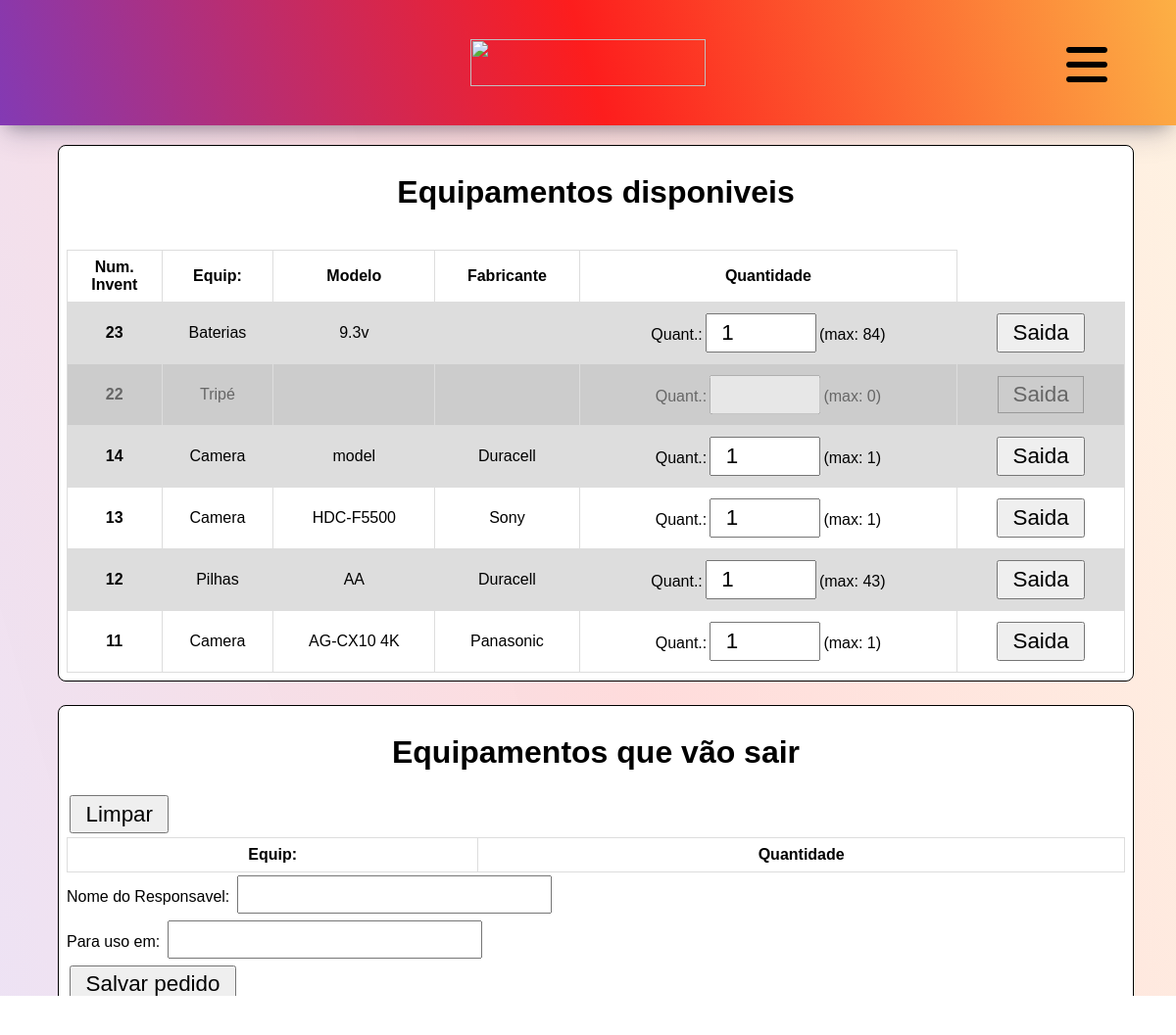
The page /out-obj/ (signed in) on the database its author committed.
### dataObjects/models.py (models this page shows, shortened)
class Data_Objects(models.Model):
    objects = Manager()
    name = models.CharField(max_length=100, verbose_name="Nome", null=False)
    brand = models.CharField(max_length=255, verbose_name="Marca")
    manufacturer = models.CharField(max_length=255, verbose_name="Fabricante")
    status = models.CharField(max_length=20, verbose_name="Situação", null=True)
    quantity = models.IntegerField(verbose_name="Quantidade", default=1, null=True)
    serial_num = models.SlugField(verbose_name="Numero de Série", null=True)
    type_obj = models.CharField(max_length=255, verbose_name="Tipo")
    description = models.TextField(verbose_name="Descrição")
    class Meta:
        verbose_name = "Objeto"
        verbose_name_plural = "Objetos"

### dataObjects/views.py (the view, shortened to what this page needs)
# urls.py: path("out-obj/", Out_Obj.as_view(), name="out-obj"),
@method_decorator(login_required(login_url="employees:login", redirect_field_name='next'), name='dispatch')
class Out_Obj(ListView):
    template_name = "pages/out-obj.html"
    model = Data_Objects
    context_object_name = "object_list"
    ordering = ['-id']  # ORDERBY
    extra_context = {'request_users': Requests_To_Out.objects.all().values_list('title', flat=True).distinct(),
                     'where_to_use': Requests_To_Out.objects.all().values_list('local', flat=True).distinct(),
                     }
    def get_queryset(self):
        qs = super().get_queryset()
        if self.request.session.get('cart') is not None:
            for unity in qs:
                for cart_obj in self.request.session.get('cart'):
                    if str(unity.id) == str(cart_obj[0]):
                        unity.quantity = int(unity.quantity) - int(cart_obj[2])
        return qs
    def get(self, request, *args, **kwargs):
        return super().get(request, *args, **kwargs)
    def get_context_data(self, *, object_list=None, **kwargs):
        queryset = object_list if object_list is not None else self.object_list
        context_object_name = self.get_context_object_name(queryset)
        session = self.request.session.get('cart')
        context = {
            "object_list": queryset,
            "sess": session,
        }
        if context_object_name is not None:
            context[context_object_name] = queryset
        context.update(kwargs)
        return super().get_context_data(**context)

### dataObjects/templates/pages/out-obj.html (shortened to what this page needs)
{% extends 'pages/base.html' %}
{% block 'content' %}
    <div class="content-container-out-obj">
        <div class="avaible-objs ">
        <h1>Equipamentos disponiveis</h1><br>
        <table>
            <th class="center">Num. <br>Invent </th><th>Equip: </th><th>Modelo</th><th>Fabricante</th><th>Quantidade</th>
        {% for field in object_list %}
        {% if field.quantity == 0 %}
        <tr class='disabled'>
        {% else %}
        <tr>
        {% endif %}
            <form action={% url 'dataObjects:out-obj' %} method="post">
                <td class="center"> <b> {{field.id}}   </b> </td>
                <td>  {{field.name}}    </td>
                <td>  {{field.brand}}   </td>
                <td>  {{field.manufacturer}} </td>
                {% if field.quantity == 0 %}
                <td>Quant.:<input class="input-text-form-out-obj" value="" type="number" id="quantity" name="quantity" min="1" max={{field.quantity}} disabled>(max: {{field.quantity}})</td>
                <td><button type="button" action="submit" disabled>Saida</button></td>
                {% else %}
                <td>Quant.:<input class="input-text-form-out-obj" value="1" type="number" id="quantity" name="quantity" min="1" max={{field.quantity}}>(max: {{field.quantity}})</td>
                <td><button action="submit">Saida</button></td>
                {% endif %}
            </form>
        </tr>
        {% endfor %}
        </table>
    </div>
    <div class="will-use">
        <h1 class="requests-obj">Equipamentos que vão sair</h1>
        <form action={% url 'dataObjects:out-obj' %} method="get">
            <button name='clean' value='clean' type='submit'>Limpar</button>
        </form>
        <form action={% url 'dataObjects:out-obj-create' %} method="post">
         <table>
            <th>Equip: </th><th>Quantidade</th>
         </table>
         <span> Nome do Responsavel: </span>
         <input type="search" maxlength='60' name="name" list="opcoes" required>
         <br>
         <span> Para uso em: </span>
         <input type="search" maxlength='60' name="where-use" list="opcoes-where" required>
         <br>
         <button action="submit">Salvar pedido</button>
        </form>
    </div>
</div>
{% endblock 'content' %}

### static_templates/css/style.css (style rules this page uses)
:root { --color-primary: #ffffff9a; --color-primary-light: #dfdfdfde; --color-primary-dark: #302a1a8e; --color-background:#833ab4; --color-background-secundary: #fcb045; --color-background-transparent: #fdfdfd75; --font-primary: Verdana, Arial; --font-size-search: 1.5em; --font-color: #420000; --font-color-secundary: rgb(83, 174, 248); --color-info-dark: #4d86c4; --color-debug-dark: #4d86c4; --color-success-dark: #4a9c5d; --color-alert-dark: #927f40; --color-warning-dark: #927f40; --color-error-dark: #e70303; }
* { accent-color: black; font-family: var(--font-primary); }
h1 { text-align: center; }
body { transition: .3s transform linear, .3s height linear .5s; -webkit-transition: .3s transform linear, .3s height linear .5s; -moz-transition: .3s transform linear, .3s height linear .5s; -ms-transition: .3s transform linear, .3s height linear .5s; -o-transition: .3s transform linear, .3s height linear .5s; margin: 0px; background: rgb(131,58,180); background: -moz-linear-gradient(74deg, rgba(131,58,180,0.14609593837535018) 0%, rgba(253,29,29,0.15730042016806722) 50%, rgba(252,176,69,0.15730042016806722) 100%); background: -webkit-linear-gradient(74deg, rgba(131,58,180,0.14609593837535018) 0%, rgba(253,29,29,0.15730042016806722) 50%, rgba(252,176,69,0.15730042016806722) 100%); background: linear-gradient(74deg, rgba(131,58,180,0.14609593837535018) 0%, rgba(253,29,29,0.15730042016806722) 50%, rgba(252,176,69,0.15730042016806722) 100%); }
table { background-color: white; font-family: arial, sans-serif; border-collapse: collapse; width: 100%; }
td, th { border: 1px solid #dddddd; text-align: center; padding: 8px; }
tr:nth-child(even) { background-color: #dddddd; }
input, button, select, option { padding: 0.3rem 0.9rem; }
button:disabled, .disabled { border: 1px solid #999999; background-color: #cccccc; color: #666666; }
.center { text-align: center; margin: 0 auto; }
input, select, button, textarea { font-size: 1.4rem; margin: 0.2rem; max-width: 99%; }
.input-text-form-out-obj { align-self: right; width: 5rem; right: 0; }
.content-container-out-obj { width: 99%; display: flex; flex-direction: row; padding: 0.5rem; justify-content: center; }
.avaible-objs { background-color: white; overflow-y: scroll; max-height: 46rem; width: 45%; border: solid 1px black; height: 100%; padding: 0.5rem; border-radius: 0.5rem; -webkit-border-radius: 0.5rem; -moz-border-radius: 0.5rem; -ms-border-radius: 0.5rem; -o-border-radius: 0.5rem; margin: 0.5rem; }
.will-use { background-color: white; width: 45%; border: solid 1px black; padding: 0.5rem; height: 100%; border-radius: 0.5rem; margin: 0.5rem; }
@media screen and (max-width: 1630px) { .content-container-out-obj { width: 100%; display: flex; flex-direction: row; padding: 0.5rem; justify-content: center; flex-direction: column; } }
@media screen and (max-width: 1630px) { .avaible-objs { width: 90%; margin: 1% auto; } }
@media screen and (max-width: 1630px) { .will-use { width: 90%; margin: 1% auto; } }

### rows shown on the page
Data_Objects: id "23", name "Baterias", brand "9.3v", quantity "84"
Data_Objects: id "22", name "Tripé", quantity "0"
Data_Objects: id "14", name "Camera", brand "model", manufacturer "Duracell", quantity "1"
Data_Objects: id "13", name "Camera", brand "HDC-F5500", manufacturer "Sony", quantity "1"
Data_Objects: id "12", name "Pilhas", brand "AA", manufacturer "Duracell", quantity "43"
Data_Objects: id "11", name "Camera", brand "AG-CX10 4K", manufacturer "Panasonic", quantity "1"
